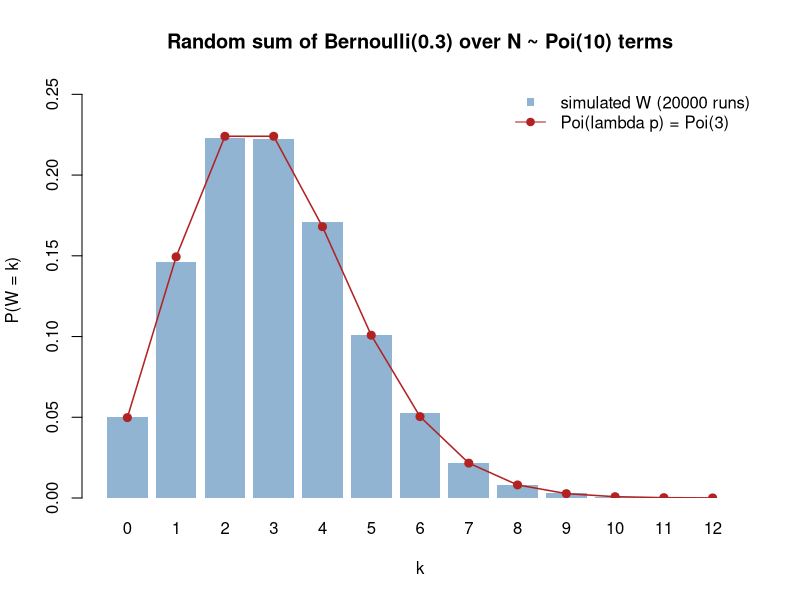

This figure's R source:
# Poisson thinning: N ~ Poi(10) eggs, each hatches with probability 0.3; the number hatched W is Poi(3).
set.seed(0)
lam <- 10
p <- 0.3
reps <- 20000
n <- rpois(reps, lam)
w <- rbinom(reps, size = n, prob = p)

k <- 0:12
freq <- sapply(k, function(j) mean(w == j))
pmf <- dpois(k, lam * p)

bp <- barplot(freq, names.arg = k, col = adjustcolor("steelblue", 0.6), border = NA,
              ylim = c(0, 1.15 * max(freq, pmf)), xlab = "k", ylab = "P(W = k)",
              main = "Random sum of Bernoulli(0.3) over N ~ Poi(10) terms")
lines(bp, pmf, type = "o", pch = 19, lwd = 1.5, col = "firebrick")
legend("topright", bty = "n", pch = c(15, 19), lty = c(NA, 1),
       col = c(adjustcolor("steelblue", 0.6), "firebrick"),
       legend = c("simulated W (20000 runs)", "Poi(lambda p) = Poi(3)"))
